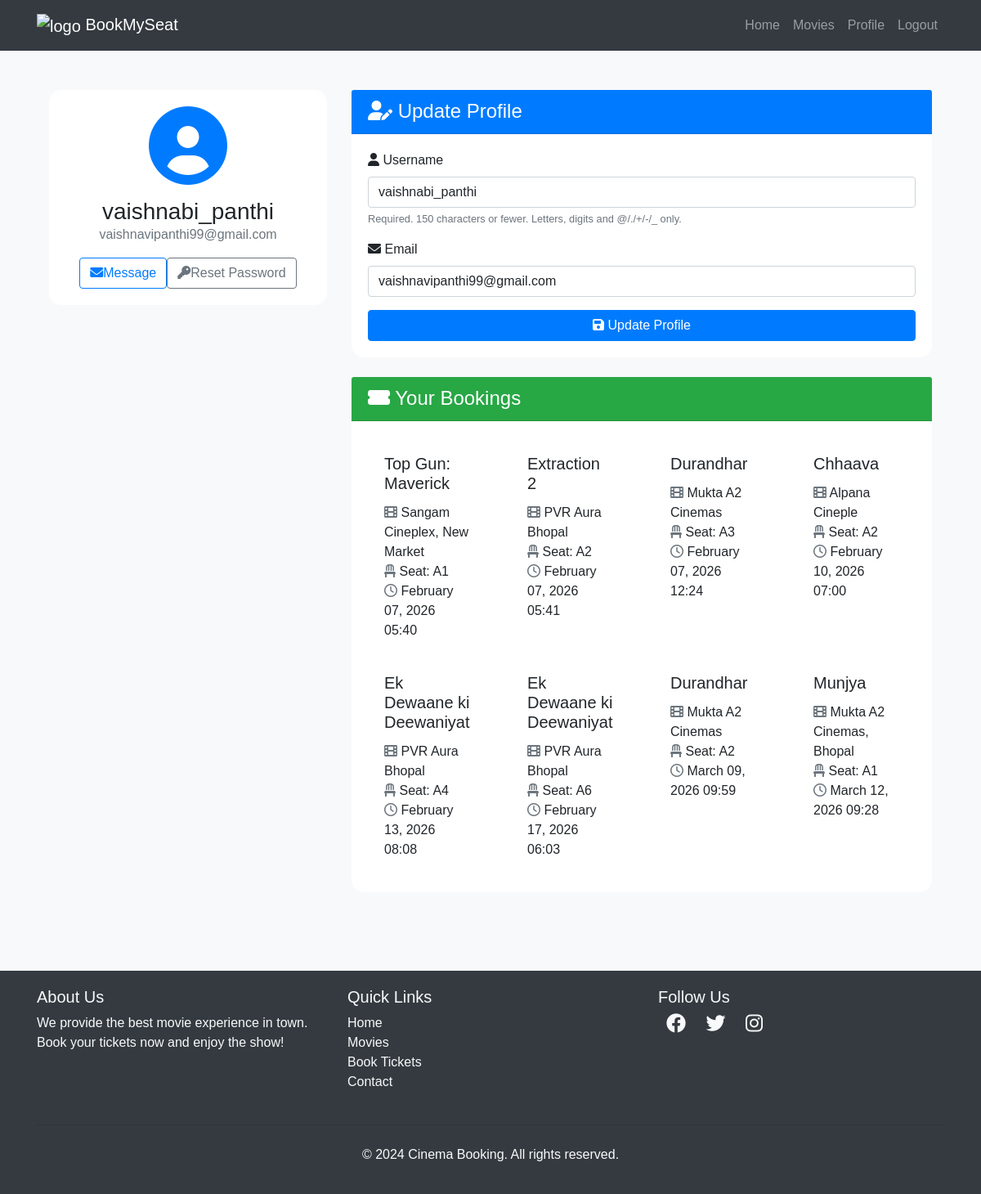
The app's page /users/profile/ (signed in) with its own data.
### movies/models.py (models this page shows, shortened)
class Booking(models.Model):
    user=models.ForeignKey(User,on_delete=models.CASCADE)
    seat=models.OneToOneField(Seat,on_delete=models.CASCADE)
    movie=models.ForeignKey(Movie,on_delete=models.CASCADE)
    theater=models.ForeignKey(Theater,on_delete=models.CASCADE)
    booked_at=models.DateTimeField(auto_now_add=True)

class Movie(models.Model):
    name= models.CharField(max_length=255)
    image= models.ImageField(upload_to="movies/")
    genre=models.CharField(max_length=100,default="Action")
    language=models.CharField(max_length=100,default="English")
    rating= models.DecimalField(max_digits=3,decimal_places=1)
    cast= models.TextField()
    description= models.TextField(blank=True,null=True)
    trailer_address=models.URLField(max_length=200,blank=True,null=True,help_text="youtube link for the movies")

class Theater(models.Model):
    name = models.CharField(max_length=255)
    movie = models.ForeignKey(Movie,on_delete=models.CASCADE,related_name='theaters')
    time= models.DateTimeField()

class Seat(models.Model):
    theater = models.ForeignKey(Theater,on_delete=models.CASCADE,related_name='seats')
    seat_number = models.CharField(max_length=10)
    is_booked=models.BooleanField(default=False)
    is_reserved = models.BooleanField(default=False)
    reserved_at = models.DateTimeField(null=True, blank=True)
    reserved_by = models.ForeignKey('auth.User', null=True, blank=True, on_delete=models.SET_NULL)

### users/views.py (the view)
# urls.py: path('profile/', views.profile, name='profile'),
@login_required
def profile(request):
    bookings= Booking.objects.filter(user=request.user)
    if request.method == 'POST':
        u_form = UserUpdateForm(request.POST, instance=request.user)
        if u_form.is_valid():
            u_form.save()
            return redirect('profile')
    else:
        u_form = UserUpdateForm(instance=request.user)
    return render(request, 'users/profile.html', {'u_form': u_form,'bookings':bookings})

### users/forms.py
class UserUpdateForm(forms.ModelForm):
    email = forms.EmailField()
    class Meta:
        model = User
        fields = ['username', 'email']

### templates/users/profile.html (shortened to what this page needs)
{% extends "users/base.html" %} {% block content %}
<div class="container py-5">
  <div class="row">
    <div class="col-lg-4 mb-4">
      <div class="card shadow">
        <div class="card-body text-center">
          <div class="mb-3">
            <i class="fas fa-user-circle fa-6x text-primary"></i>
          </div>
          <h3 class="card-title mb-0">{{ user.username }}</h3>
          <p class="text-muted mb-3">{{ user.email }}</p>
          <div class="d-flex justify-content-center">
            <a href="#" class="btn btn-outline-primary me-2"><i class="fas fa-envelope me-2"></i>Message</a>
            <a href="{% url 'password_reset' %}" class="btn btn-outline-secondary"><i class="fas fa-key me-2"></i>Reset Password</a>
          </div>
        </div>
      </div>
    </div>
    <div class="col-lg-8">
      <div class="card shadow mb-4">
        <div class="card-header bg-primary text-white">
          <h4 class="mb-0"><i class="fas fa-user-edit me-2"></i> Update Profile</h4>
        </div>
        <div class="card-body">
          <form method="POST">
            {% for field in u_form %}
              <div class="mb-3">
                <label for="{{ field.id_for_label }}" class="form-label">
                  <i class="fas fa-{% if field.name == 'username' %}user{% elif field.name == 'email' %}envelope{% else %}info-circle{% endif %} me-2"></i>
                  {{ field.label }}
                </label>
                {{ field }}
                {% if field.help_text %}
                  <small class="form-text text-muted">{{ field.help_text }}</small>
                {% endif %}
              </div>
            {% endfor %}
            <button class="btn btn-primary w-100" type="submit"><i class="fas fa-save me-2"></i> Update Profile</button>
          </form>
        </div>
      </div>
      <div class="card shadow">
        <div class="card-header bg-success text-white">
          <h4 class="mb-0"><i class="fas fa-ticket-alt me-2"> </i> Your Bookings</h4>
        </div>
        <div class="card-body">
          {% if bookings %}
            <div class="row row-cols-1 row-cols-md-2 g-4">
              {% for booking in bookings %}
                <div class="col">
                  <div class="card h-100 border-0 shadow-sm">
                    <div class="card-body">
                      <h5 class="card-title">{{ booking.movie.name }}</h5>
                      <p class="card-text">
                        <i class="fas fa-film me-2 text-muted"> </i>  {{ booking.theater.name }}<br>
                        <i class="fas fa-chair me-2 text-muted"> </i>  Seat: {{ booking.seat.seat_number }}<br>
                        <i class="far fa-clock me-2 text-muted"> </i>  {{ booking.booked_at|date:"F d, Y H:i" }}
                      </p>
                    </div>
                  </div>
                </div>
              {% endfor %}
            </div>
          {% else %}
            <div class="text-center py-5">
              <i class="fas fa-ticket-alt fa-4x text-muted mb-3"></i>
              <p class="lead mb-0">No bookings yet. Time to plan your next movie night!</p>
            </div>
          {% endif %}
        </div>
      </div>
    </div>
  </div>
</div>
<link rel="stylesheet" href="https://cdnjs.cloudflare.com/ajax/libs/font-awesome/6.0.0-beta3/css/all.min.css">
{% endblock %}

### templates/users/base.html (style rules this page uses)
body { font-family: Arial, sans-serif; }

### templates/users/profile.html (style rules this page uses)
body { background-color: #f8f9fa; }
.card { border-radius: 15px; border: none; transition: transform 0.3s ease-in-out; }
.card-header { border-top-left-radius: 15px; border-top-right-radius: 15px; }
form input, form select, form textarea { display: block; width: 100%; padding: 0.375rem 0.75rem; font-size: 1rem; font-weight: 400; line-height: 1.5; color: #212529; background-color: #fff; background-clip: padding-box; border: 1px solid #ced4da; border-radius: 0.25rem; transition: border-color 0.15s ease-in-out, box-shadow 0.15s ease-in-out; }

### records on screen
Booking: movie.name "Top Gun: Maverick", theater.name "Sangam Cineplex, New Market", seat.seat_number "A1", booked_at "February 07, 2026 05:40"
Booking: movie.name "Extraction 2", theater.name "PVR Aura Bhopal", seat.seat_number "A2", booked_at "February 07, 2026 05:41"
Booking: movie.name "Durandhar", theater.name "Mukta A2 Cinemas", seat.seat_number "A3", booked_at "February 07, 2026 12:24"
Booking: movie.name "Chhaava", theater.name "Alpana Cineple", seat.seat_number "A2", booked_at "February 10, 2026 07:00"
Booking: movie.name "Ek Dewaane ki Deewaniyat", theater.name "PVR Aura Bhopal", seat.seat_number "A4", booked_at "February 13, 2026 08:08"
Booking: movie.name "Ek Dewaane ki Deewaniyat", theater.name "PVR Aura Bhopal", seat.seat_number "A6", booked_at "February 17, 2026 06:03"
Booking: movie.name "Durandhar", theater.name "Mukta A2 Cinemas", seat.seat_number "A2", booked_at "March 09, 2026 09:59"
Booking: movie.name "Munjya", theater.name "Mukta A2 Cinemas, Bhopal", seat.seat_number "A1", booked_at "March 12, 2026 09:28"

### other values on screen
{{ user.username }} "vaishnabi_panthi"
{{ user.email }} "vaishnavipanthi99@gmail.com"
{{ field.label }} "Username" "Email"
{{ field.help_text }} "Required. 150 characters or fewer. Letters, digits and @/./+/-/_ only."
